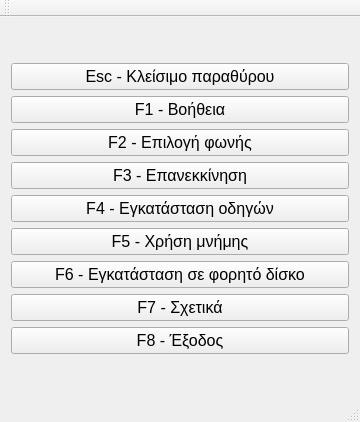
<?xml version="1.0" encoding="UTF-8"?>
<ui version="4.0">
 <class>MainWindow</class>
 <widget class="QMainWindow" name="MainWindow">
  <property name="geometry">
   <rect>
    <x>0</x>
    <y>0</y>
    <width>360</width>
    <height>422</height>
   </rect>
  </property>
  <property name="sizePolicy">
   <sizepolicy hsizetype="MinimumExpanding" vsizetype="MinimumExpanding">
    <horstretch>0</horstretch>
    <verstretch>0</verstretch>
   </sizepolicy>
  </property>
  <property name="minimumSize">
   <size>
    <width>264</width>
    <height>282</height>
   </size>
  </property>
  <property name="windowTitle">
   <string>MainWindow</string>
  </property>
  <widget class="QWidget" name="centralWidget">
   <layout class="QGridLayout" name="gridLayout">
    <item row="0" column="0">
     <layout class="QVBoxLayout" name="verticalLayout">
      <item>
       <widget class="QPushButton" name="okButton">
        <property name="font">
         <font>
          <pointsize>12</pointsize>
         </font>
        </property>
        <property name="text">
         <string>Esc - Κλείσιμο παραθύρου</string>
        </property>
       </widget>
      </item>
      <item>
       <widget class="QPushButton" name="helpButton">
        <property name="font">
         <font>
          <pointsize>12</pointsize>
         </font>
        </property>
        <property name="text">
         <string>F1 - Βοήθεια</string>
        </property>
       </widget>
      </item>
      <item>
       <widget class="QPushButton" name="selectVoiceButton">
        <property name="font">
         <font>
          <pointsize>12</pointsize>
         </font>
        </property>
        <property name="text">
         <string>F2 - Επιλογή φωνής</string>
        </property>
       </widget>
      </item>
      <item>
       <widget class="QPushButton" name="restartButton">
        <property name="font">
         <font>
          <pointsize>12</pointsize>
         </font>
        </property>
        <property name="text">
         <string>F3 - Επανεκκίνηση</string>
        </property>
       </widget>
      </item>
      <item>
       <widget class="QPushButton" name="installDriversButton">
        <property name="font">
         <font>
          <pointsize>12</pointsize>
         </font>
        </property>
        <property name="text">
         <string>F4 - Εγκατάσταση οδηγών</string>
        </property>
       </widget>
      </item>
      <item>
       <widget class="QPushButton" name="memoryButton">
        <property name="font">
         <font>
          <pointsize>12</pointsize>
         </font>
        </property>
        <property name="text">
         <string>F5 - Χρήση μνήμης</string>
        </property>
       </widget>
      </item>
      <item>
       <widget class="QPushButton" name="installDiskButton">
        <property name="font">
         <font>
          <pointsize>12</pointsize>
         </font>
        </property>
        <property name="text">
         <string>F6 - Εγκατάσταση σε φορητό δίσκο</string>
        </property>
       </widget>
      </item>
      <item>
       <widget class="QPushButton" name="aboutButton">
        <property name="font">
         <font>
          <pointsize>12</pointsize>
         </font>
        </property>
        <property name="text">
         <string>F7 - Σχετικά</string>
        </property>
       </widget>
      </item>
      <item>
       <widget class="QPushButton" name="exitButton">
        <property name="font">
         <font>
          <pointsize>12</pointsize>
         </font>
        </property>
        <property name="text">
         <string>F8 - Έξοδος</string>
        </property>
       </widget>
      </item>
     </layout>
    </item>
   </layout>
  </widget>
  <widget class="QMenuBar" name="menuBar">
   <property name="geometry">
    <rect>
     <x>0</x>
     <y>0</y>
     <width>360</width>
     <height>27</height>
    </rect>
   </property>
  </widget>
  <widget class="QToolBar" name="mainToolBar">
   <attribute name="toolBarArea">
    <enum>TopToolBarArea</enum>
   </attribute>
   <attribute name="toolBarBreak">
    <bool>false</bool>
   </attribute>
  </widget>
  <widget class="QStatusBar" name="statusBar"/>
 </widget>
 <layoutdefault spacing="6" margin="11"/>
 <tabstops>
  <tabstop>okButton</tabstop>
  <tabstop>helpButton</tabstop>
  <tabstop>selectVoiceButton</tabstop>
  <tabstop>restartButton</tabstop>
  <tabstop>installDriversButton</tabstop>
  <tabstop>memoryButton</tabstop>
  <tabstop>installDiskButton</tabstop>
  <tabstop>aboutButton</tabstop>
  <tabstop>exitButton</tabstop>
 </tabstops>
 <resources/>
 <connections/>
</ui>
